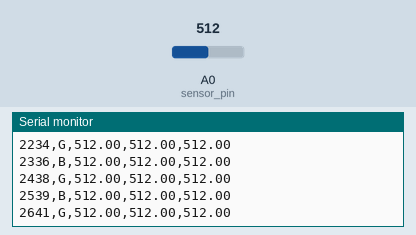
Bench run of a sketch on a simulated Arduino Uno, built with avr-gcc and run on an emulated ATmega328P. On the bench: the last lines printed to the serial monitor. The test bench sets the inputs (shaded band); at power-on: A0 (sensor_pin) = 512.

Above: at 5.7 s.
5.8 s: A0 (sensor_pin) set to 108
At 5.95 s:
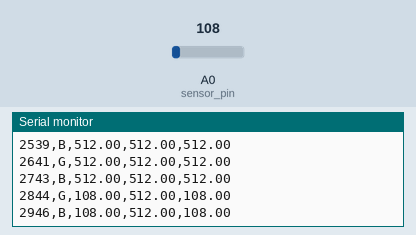
8.8 s: A0 (sensor_pin) set to 90
At 8.8 s:
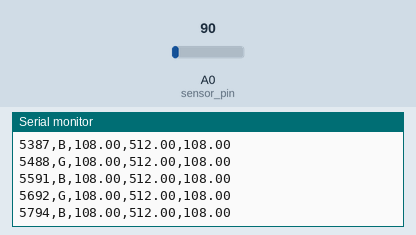
Timing chart, 0 to 11.8 s (numbered marks = the images above; inputs shaded):
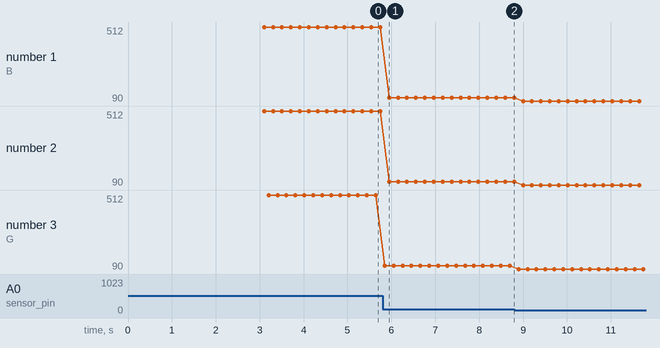

The sketch:

main.ino
```cpp
#include <SPI.h>
#include <Wire.h>
#include <Adafruit_GFX.h>
#include <Adafruit_SSD1306.h>

#define SCREEN_WIDTH 128
#define SCREEN_HEIGHT 64

#define OLED_RESET     4
#define SCREEN_ADDRESS 0x3C
Adafruit_SSD1306 display(SCREEN_WIDTH, SCREEN_HEIGHT, &Wire, OLED_RESET);

const int sensor_pin = A0;
const int GLED_pin = 3;
const int BLED_pin = 2;

int delaytime = 100;
int startdelay = 3000;

float value;

float bac = 0;
float bdc = 1024;
float gac = 0;
float gdc = 1024;

float bRatio;
float gRatio;
float R;
float coeff = 10.91078876;
float intercept = 86.26779908;

void setup() {
  Serial.begin(9600);
  //display.setTextSize(3);
  //display.setTextColor(SSD1306_WHITE);
  //display.setCursor(10, 0);
  //display.println("hello");
  //display.display();
  delay(startdelay);
}

void loop() {
  for (int i = 0; i < 100; i++) {
    digitalWrite(BLED_pin, HIGH);
    delay(delaytime);
    value = analogRead(sensor_pin);
    digitalWrite(BLED_pin, LOW);
    if (value > bac && i > 1) {
      bac = value;
    }
    if (value < bdc) {
      bdc = value;
    }

    Serial.print(millis() - startdelay);
    Serial.print(",");
    Serial.print("B,");
    Serial.print(value);
    Serial.print(",");
    Serial.print(bac);
    Serial.print(",");
    Serial.println(bdc);
    ///

    digitalWrite(GLED_pin, HIGH);
    delay(delaytime);
    value = analogRead(sensor_pin);
    digitalWrite(GLED_pin, LOW);
    if (value > gac) {
      gac = value;
    }
    if (value < gdc) {
      gdc = value;
    }

    Serial.print(millis() - startdelay);
    Serial.print(",");
    Serial.print("G,");
    Serial.print(value);
    Serial.print(",");
    Serial.print(gac);
    Serial.print(",");
    Serial.println(gdc);
  }
  bRatio = bac / bdc;
  gRatio = gac / gdc;
  R = bRatio / gRatio;
  Serial.print("#######################################     ");
  Serial.print(bRatio, 10);
  Serial.print(",");
  Serial.print(gRatio, 10);
  Serial.print(",");
  Serial.println(R, 10);
  Serial.println(R * coeff + intercept);
  delay(10000);
}

void oledprint(int number) {
  display.clearDisplay();

  display.setTextSize(3);
  display.setTextColor(SSD1306_WHITE);
  display.setCursor(10, 0);
  display.println(number);
  display.display();
}
```

Measured:
- after the input at 5.8 s, the serial monitor: prints a new line after 0.05 s (image 1)
- plotted number 1: 512 → 108 after the input at 5.8 s
- plotted number 2: 512 → 108 after the input at 5.8 s
- plotted number 3: 512 → 108 after the input at 5.8 s
